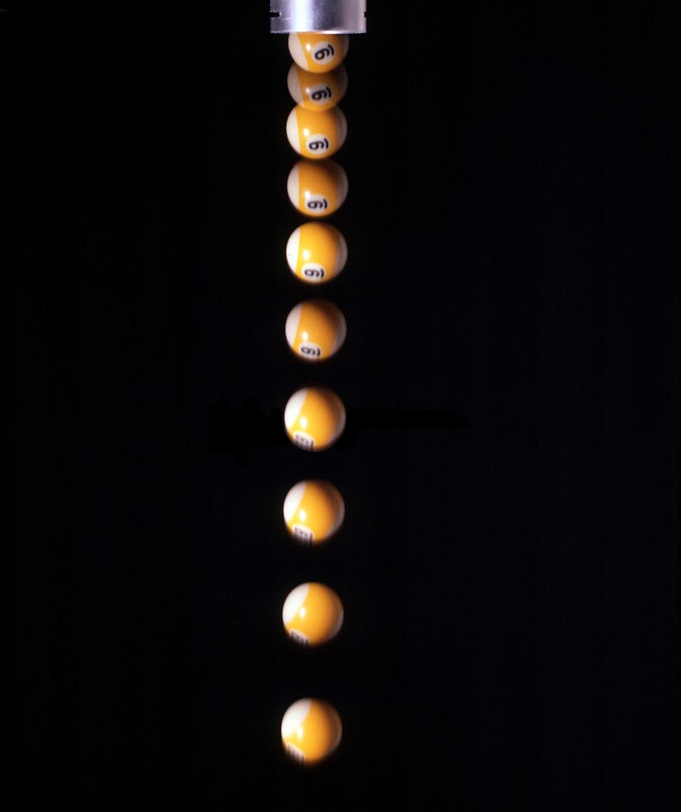
#> input picture Bolas1.tif, 681 x 812 px
$ jupyter execute taller5.ipynb   (shell and % lines are left out)   (older library calls are emulated)
#> lines starting #> are read from the running program, lines starting #| are printed output that depends on the picture; after the words box and inside, x2 and y2 are one past the last pixel; in counts of white or black regions, pixels touching at a corner belong together; long printed decimals are rounded
[cell 1]
import scipy.ndimage as nd
from scipy.misc import imread

import numpy as np
from numpy.linalg import inv,lstsq
from pylab import *
%pylab

[cell 2]
imam=imread("Bolas1.tif")
#> imam is the input picture: shape (812, 681, 3); mean R, G, B 12.4, 9.7, 9.7
imr=imread("Bolas2.tif")
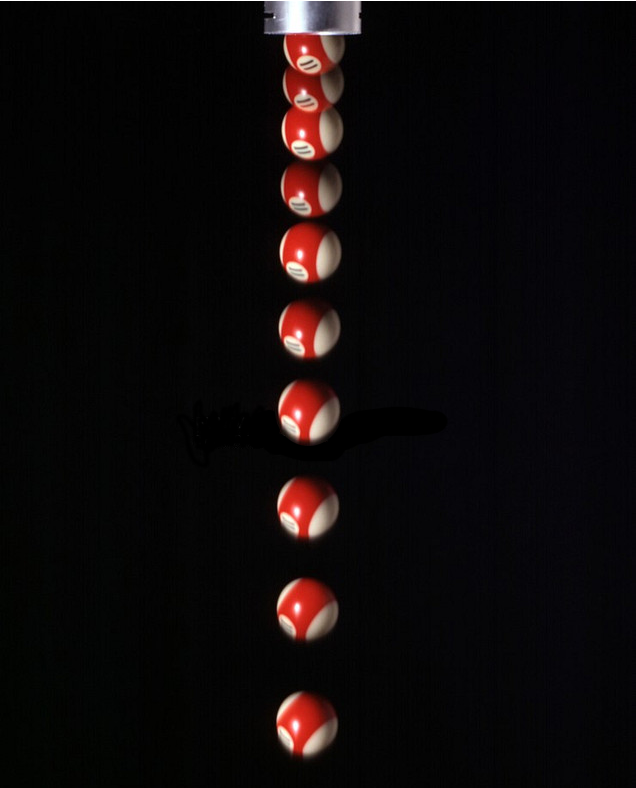
#> input picture Bolas2.tif, 636 x 788 px
#> imr is the input picture: shape (788, 636, 3); mean R, G, B 14.2, 9.5, 9.9

imflam=np.asarray(imam,dtype=np.float32) #las vuelve flotante
imflr=np.asarray(imr,dtype=np.float32) #las vuelve flotante

# las convierte a escalas de grises
imbgam=(imflam[:,:,0]+imflam[:,:,1]+imflam[:,:,2])/3
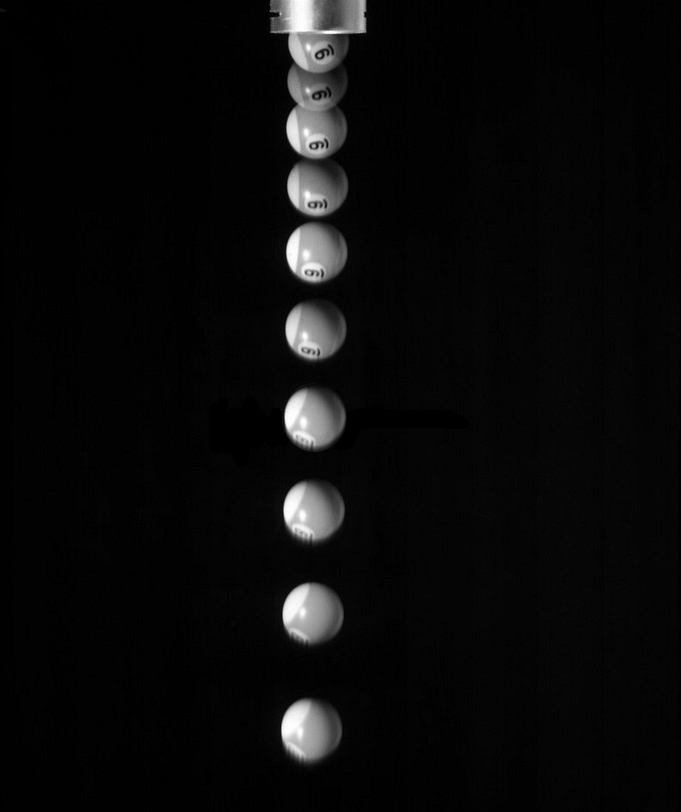
#> imbgam: shape (812, 681) float32; min 0, max 255, mean 10.6
imbgr=(imflr[:,:,0]+imflr[:,:,1]+imflr[:,:,2])/3
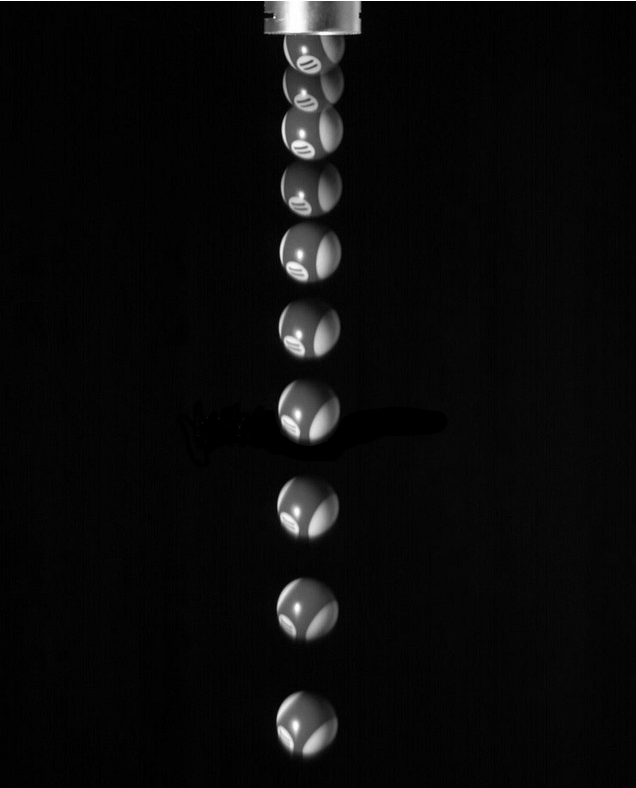
#> imbgr: shape (788, 636) float32; min 0, max 255, mean 11.2

# quita el ruido
im_filam=nd.median_filter(imbgam,(3,3))
im_filr=nd.median_filter(imbgr,(3,3))

#binarizar
imbinam=where(im_filam<100,0,255)
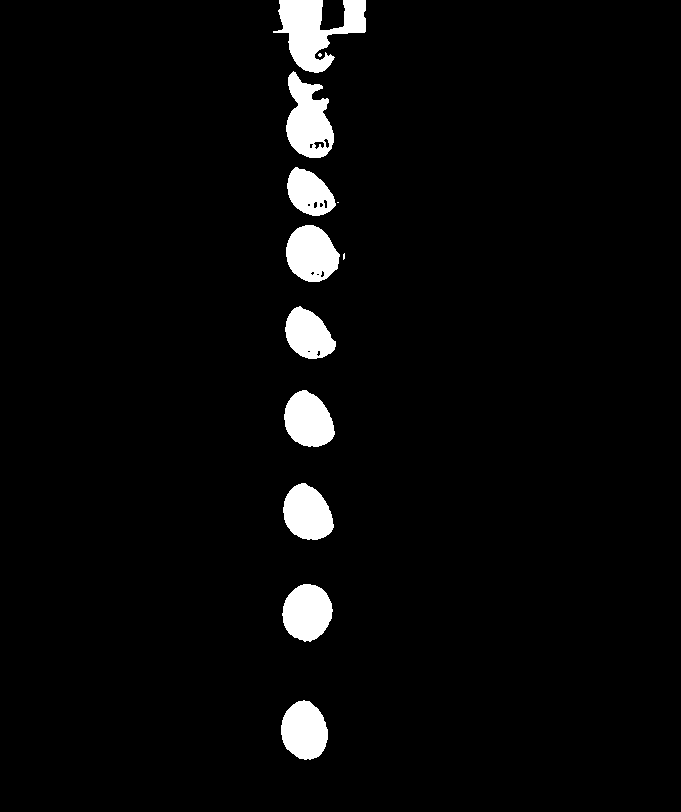
#> imbinam: shape (812, 681) int64; 3.7% white; 12 white regions (3 under 20 px), largest, box (x1, y1, x2, y2) and area: (273, 0, 366, 73) 3538, (286, 71, 334, 158) 2666, (286, 225, 340, 282) 2276
imbinr=where(im_filr<40,0,255)
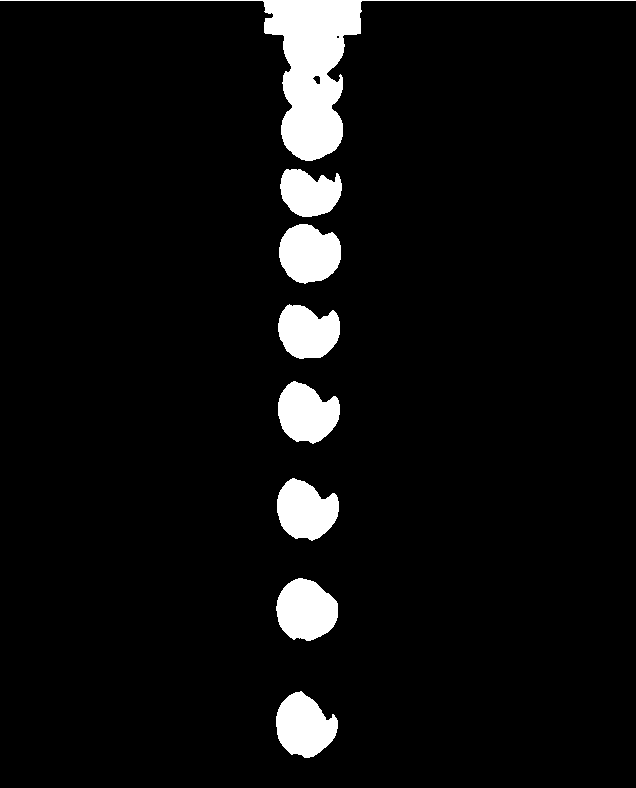
#> imbinr: shape (788, 636) int64; 5.9% white; 8 white regions, largest, box (x1, y1, x2, y2) and area: (0, 0, 636, 161) 10453, (276, 578, 338, 641) 2934, (279, 224, 341, 284) 2854

#imshow(imbinr,cmap="gray")

#darle numero a cada bola para econtrar asi el centro de masa
imnumam,nam=nd.label(imbinam)
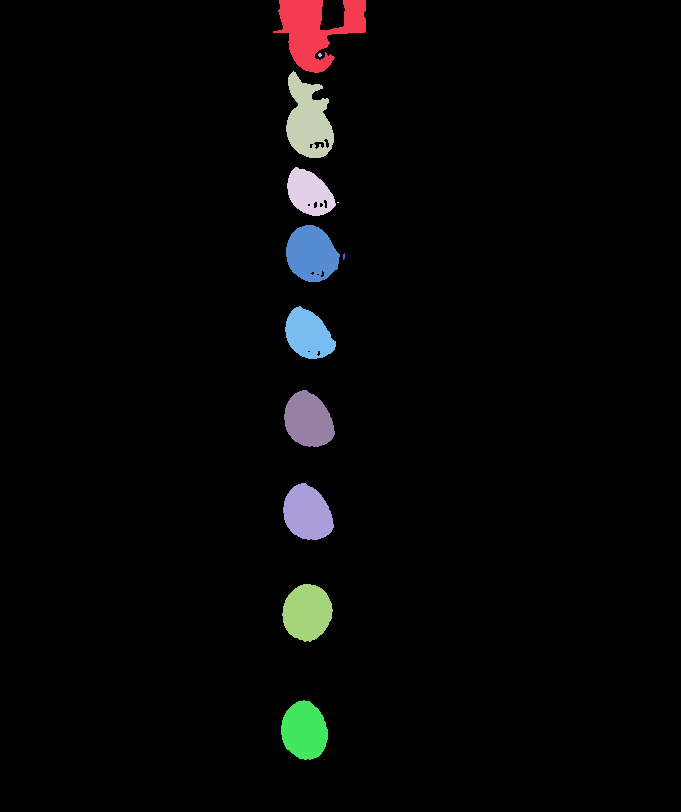
#> imnumam: shape (812, 681) int32; 13 distinct labels, from 0 to 12; one colour per label, 0 black
#> nam = 12
imnumr,nr=nd.label(imbinr)
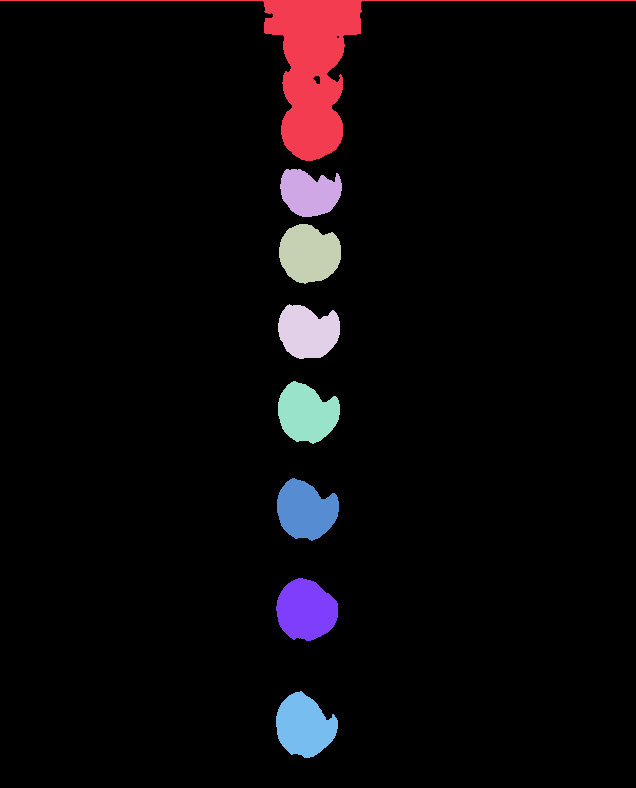
#> imnumr: shape (788, 636) int32; 9 distinct labels, from 0 to 8; one colour per label, 0 black
#> nr = 8
#imshow(imnumr,cmap="gray")
#colorbar()

#encuentra los certro de masa
pxam=nd.measurements.center_of_mass(imbgam,imnumam, [2,3,4,5,6,7,8])
#> pxam = [(54.6, 319.4), (121.9, 306.7), (192.8, 307.2), (202, 337.5), (253.8, 308.8), (256, 343.5), (334.2, 306)]
pxr=nd.measurements.center_of_mass(imbgr,imnumr, [2,3,4,5,6,7,8])
#> pxr = [(195.3, 307.7), (256.1, 307.4), (334.7, 306), (415.5, 304.3), (512.5, 303.3), (610.6, 302.6), (727, 300.6)]


#print yr

yr=[]

dx=0.2 #milimetros
b=len(pxr)
#> b = 7
for i in range(b):
    yr.append((pxr[i][0]-pxr[0][0])*dx)
#> after the loop, yr = [0, 12.17, 27.88, 44.05, 63.45, 83.06, 106.3]


t=[]
f=5.3
t0=0.0
for i in range(len(yr)):
    t.append(i*(1/f))
#> this loop made 7 passes
#> after the loop, t = [0, 0.189, 0.377, 0.566, 0.755, 0.943, 1.13]


t2=[]
for j in range(len(t)):
    t2.append(t[j]*t[j])
#> after the loop, t2 = [0, 0.0356, 0.142, 0.32, 0.57, 0.89, 1.28]


#print(len(yr),len(t2),yr)
#minimos cuadrados


x=np.array(t2)
#> x = [0, 0.0356, 0.142, 0.32, 0.57, 0.89, 1.28]
y=np.array(yr)
#> y = [0, 12.17, 27.88, 44.05, 63.45, 83.06, 106.3]
#print(x)
#x=np.linspace(0,15,10)
#y=10+4.566*x+5.67*x**2+0*np.random.random(x.shape)


f=[]
f.append(lambda x:np.ones_like(x))
f.append(lambda x:x)
f.append(lambda x:x**2)

Xt=[]

for fu in f:
    Xt.append(fu(x))
#> this loop made 3 passes
#> after the loop, Xt = [[1, 1, 1, 1, 1, 1, 1], [0, 0.0356, 0.142, 0.32, 0.57, 0.89, 1.28], [0, 0.00127, 0.0203, 0.103, 0.324, 0.792, 1.64]]

Xt= np.array(Xt)
X=Xt.transpose()
#> X = [[1, 0, 0], [1, 0.0356, 0.00127], [1, 0.142, 0.0203], [1, 0.32, 0.103], [1, 0.57, 0.324], [1, 0.89, 0.792], [1, 1.28, 1.64]]


a = np.dot(np.dot(inv(np.dot(Xt,X)),Xt),y)
#> a = [6.25, 121.8, -35.17]

#print(a)

#print(lstsq(X,y)[0])
#print(X)

plot(y,x)

y1=0
for n,ac in enumerate(a):
    #print n, ac,x
    y1=y1+ac*x**n
#> this loop made 3 passes
#> (ac, y1) on passes 1 to 3: (6.25, [6.25, 6.25, 6.25, 6.25, 6.25, 6.25, 6.25]), (121.8, [6.25, 10.58, 23.59, 45.28, 75.64, 114.7, 162.4]), (-35.17, [6.25, 10.54, 22.88, 41.67, 64.22, 86.81, 104.6])
    #print y1
plot(y1,x)
plt.ylabel("t2")
plt.xlabel("y(altura)")

show()
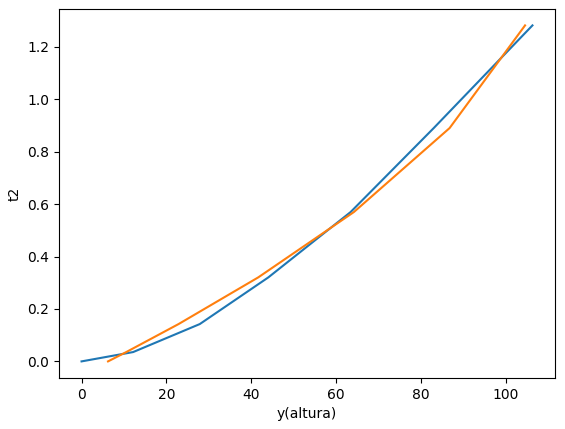
#> figure drawn by matplotlib, 1 panel
print(a)
#| [  6.246 121.821 -35.172]

#corregir el inicio, revisar el cuaderno donde estan l0os calculos de x0 y t0
#se supone que al agragar eso deberia dar la gravedad

[cell 3]
from numpy.linalg import lstsq
print(len(y),len(t2))
#| 7 7


t2=np.array(t2)
y=np.array(y)
M = x[:, np.newaxis]**[0,1,2]
#> M has the same summary as X
p, res, rnk, s = lstsq(M, y)
#> p = [6.25, 121.8, -35.17]; res = [90.05]; rnk = 3; s = [3.31, 1.52, 0.259]
p
#> Out = [6.25, 121.8, -35.17]

[cell 4]
a[2]*2/(100*10)
#> Out = -0.0703

[cell 5]
9.8*100*10

[cell 6]
t
#> Out = [0, 0.189, 0.377, 0.566, 0.755, 0.943, 1.13]

[cell 7]
t2
#> Out = [0, 0.0356, 0.142, 0.32, 0.57, 0.89, 1.28]

[cell 8]
yr
#> Out = [0, 12.17, 27.88, 44.05, 63.45, 83.06, 106.3]

[cell 9]
import matplotlib.pyplot as plt
plot(yr,t2,"bo")
show()
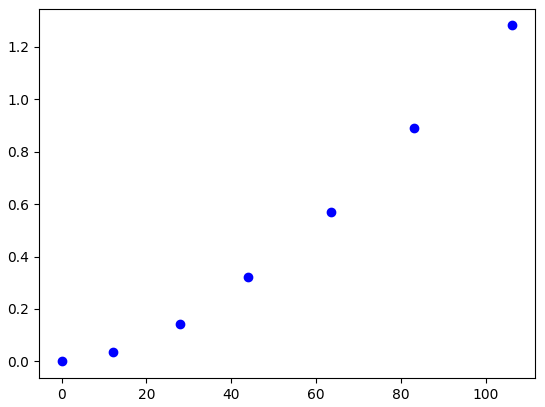
#> figure drawn by matplotlib, 1 panel

[cell 10]
yr,t2
#> Out = ([0, 12.17, 27.88, 44.05, 63.45, 83.06, 106.3], [0, 0.0356, 0.142, 0.32, 0.57, 0.89, 1.28])

[cell 11]
31.883237983207859*2/(0.1423994304022784)

[cell 12]
15.716280608611157*2/(0.0355998576005696)

[cell 13]
imshow(imnumr,cmap="gray")
colorbar()
show()
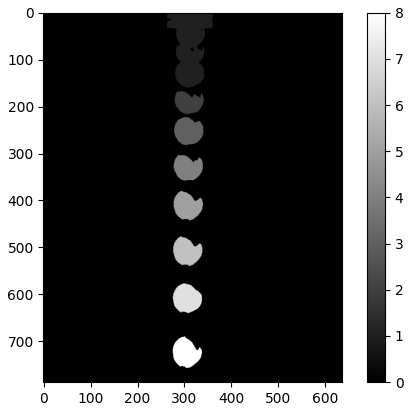
#> figure drawn by matplotlib, 2 panels

[cell 14]
pxr
#> Out has the same summary as pxr

[cell 15]
1/5.3*5.845

[cell 16]
pxr[0][0]
#> Out = 195.3

[cell 17]
0.5*9810*6.5*t0*t0

[cell 18]
t0=pow(2*0.2*pxr[0][0]/9810,0.5)
#> t0 = 0.0892
t0
#> Out = 0.0892

[cell 19]
v0=9810*pow(2*0.2*pxr[0][0]/9810,0.5)
#> v0 = 875.3
v0
#> Out = 875.3

[cell 20]
v1=pow(2*9810*0.2*pxr[0][0],0.5)
#> v1 = 875.3
v1
#> Out = 875.3

[cell 21]
xk=pxr[0][0]*0.2+v0*3*t0+0.5*9810*pow(3*t0,2)
#> xk = 624.8
xk
#> Out = 624.8

[cell 22]
xk/0.2
#> Out = 3124
